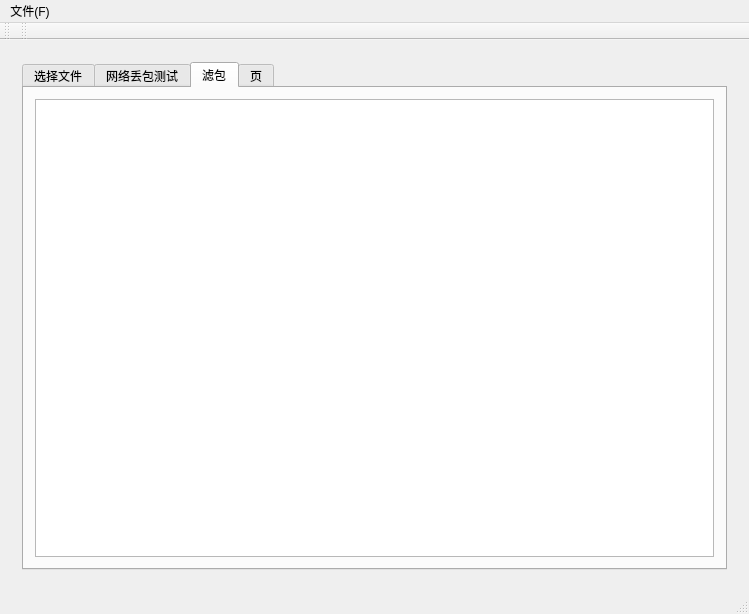
<?xml version="1.0" encoding="UTF-8"?>
<ui version="4.0">
 <class>MainWindow</class>
 <widget class="QMainWindow" name="MainWindow">
  <property name="geometry">
   <rect>
    <x>0</x>
    <y>0</y>
    <width>749</width>
    <height>614</height>
   </rect>
  </property>
  <property name="windowTitle">
   <string>MainWindow</string>
  </property>
  <property name="tabShape">
   <enum>QTabWidget::Rounded</enum>
  </property>
  <widget class="QWidget" name="centralWidget">
   <layout class="QGridLayout" name="gridLayout_7">
    <item row="0" column="0">
     <widget class="QWidget" name="widget" native="true">
      <layout class="QGridLayout" name="gridLayout">
       <item row="0" column="0">
        <widget class="QTabWidget" name="tabWidget">
         <property name="currentIndex">
          <number>2</number>
         </property>
         <widget class="QWidget" name="file">
          <attribute name="title">
           <string>选择文件</string>
          </attribute>
          <layout class="QGridLayout" name="gridLayout_2">
           <item row="0" column="0">
            <widget class="QWidget" name="widget_file" native="true">
             <layout class="QGridLayout" name="gridLayout_4">
              <item row="0" column="0">
               <layout class="QVBoxLayout" name="verticalLayout">
                <item>
                 <layout class="QHBoxLayout" name="horizontalLayout">
                  <item>
                   <widget class="QLineEdit" name="lineEdit">
                    <property name="text">
                     <string/>
                    </property>
                   </widget>
                  </item>
                  <item>
                   <widget class="QPushButton" name="QuerenButton">
                    <property name="text">
                     <string>加载</string>
                    </property>
                   </widget>
                  </item>
                 </layout>
                </item>
                <item>
                 <spacer name="verticalSpacer">
                  <property name="orientation">
                   <enum>Qt::Vertical</enum>
                  </property>
                  <property name="sizeHint" stdset="0">
                   <size>
                    <width>20</width>
                    <height>40</height>
                   </size>
                  </property>
                 </spacer>
                </item>
                <item>
                 <widget class="QProgressBar" name="progressBar">
                  <property name="value">
                   <number>0</number>
                  </property>
                 </widget>
                </item>
               </layout>
              </item>
              <item row="1" column="0">
               <spacer name="verticalSpacer_2">
                <property name="orientation">
                 <enum>Qt::Vertical</enum>
                </property>
                <property name="sizeHint" stdset="0">
                 <size>
                  <width>20</width>
                  <height>40</height>
                 </size>
                </property>
               </spacer>
              </item>
             </layout>
            </widget>
           </item>
          </layout>
         </widget>
         <widget class="QWidget" name="nettable">
          <attribute name="title">
           <string>网络丢包测试</string>
          </attribute>
          <layout class="QGridLayout" name="gridLayout_3">
           <item row="0" column="0">
            <widget class="QWidget" name="widget_3" native="true">
             <layout class="QGridLayout" name="gridLayout_6">
              <item row="0" column="0">
               <layout class="QGridLayout" name="gridLayout_8">
                <item row="0" column="0">
                 <widget class="QTableWidget" name="tableWidget">
                  <attribute name="horizontalHeaderVisible">
                   <bool>false</bool>
                  </attribute>
                  <column>
                   <property name="text">
                    <string>节点</string>
                   </property>
                  </column>
                  <column>
                   <property name="text">
                    <string>Preq数量</string>
                   </property>
                  </column>
                  <column>
                   <property name="text">
                    <string>Pres数量</string>
                   </property>
                  </column>
                  <column>
                   <property name="text">
                    <string>preq丢包个数</string>
                   </property>
                  </column>
                  <column>
                   <property name="text">
                    <string>pres丢包个数</string>
                   </property>
                  </column>
                 </widget>
                </item>
               </layout>
              </item>
             </layout>
            </widget>
           </item>
          </layout>
         </widget>
         <widget class="QWidget" name="frametable">
          <attribute name="title">
           <string>滤包</string>
          </attribute>
          <layout class="QGridLayout" name="gridLayout_5">
           <item row="0" column="0">
            <widget class="QTableWidget" name="LossPack_Widget"/>
           </item>
          </layout>
         </widget>
         <widget class="QWidget" name="tab_2">
          <attribute name="title">
           <string>页</string>
          </attribute>
         </widget>
        </widget>
       </item>
      </layout>
     </widget>
    </item>
   </layout>
  </widget>
  <widget class="QToolBar" name="mainToolBar">
   <attribute name="toolBarArea">
    <enum>TopToolBarArea</enum>
   </attribute>
   <attribute name="toolBarBreak">
    <bool>false</bool>
   </attribute>
  </widget>
  <widget class="QStatusBar" name="statusBar"/>
  <widget class="QToolBar" name="toolBar">
   <property name="windowTitle">
    <string>toolBar</string>
   </property>
   <attribute name="toolBarArea">
    <enum>TopToolBarArea</enum>
   </attribute>
   <attribute name="toolBarBreak">
    <bool>false</bool>
   </attribute>
  </widget>
  <widget class="QMenuBar" name="menuBar">
   <property name="geometry">
    <rect>
     <x>0</x>
     <y>0</y>
     <width>749</width>
     <height>23</height>
    </rect>
   </property>
   <widget class="QMenu" name="menu">
    <property name="title">
     <string>文件(F)</string>
    </property>
    <addaction name="action"/>
   </widget>
   <addaction name="menu"/>
  </widget>
  <action name="action">
   <property name="text">
    <string>打开文件</string>
   </property>
  </action>
 </widget>
 <layoutdefault spacing="6" margin="11"/>
 <resources/>
 <connections/>
</ui>
